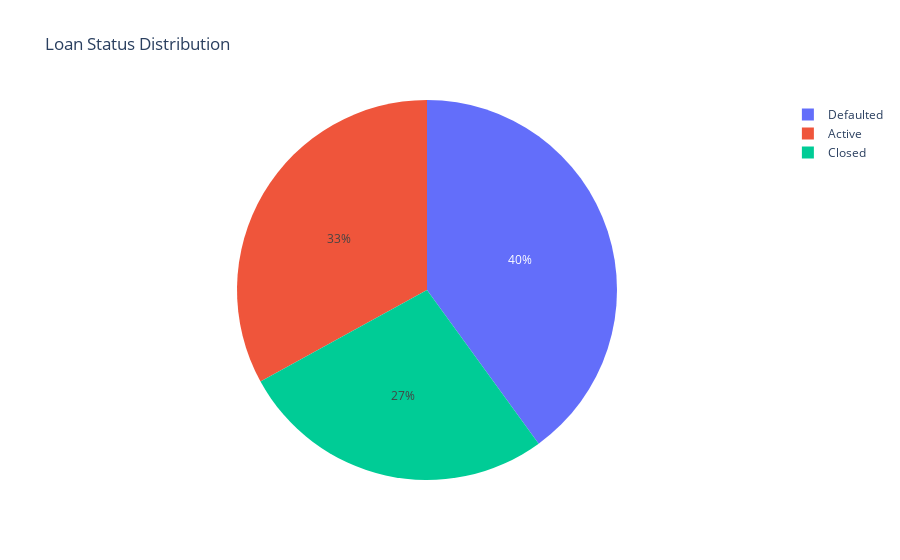

The cell this chart's notebook holds for it:
### Code cell
## 4.5 Loan Status Breakdown
fig = px.pie(loans, names='status', title="Loan Status Distribution")
fig.show()

### Figure 1 — Plotly figure (JSON) as saved in the notebook; plotly's stock layout.template omitted (floating-point values rounded to 4 significant figures)
{"data": [{"domain": {"x": [0, 1], "y": [0, 1]}, "hovertemplate": "status=%{label}<extra></extra>", "labels": ["Active", "Active", "Closed", "Defaulted", "Active", "Defaulted", "Defaulted", "Defaulted", "Active", "Active", "Defaulted", "Defaulted", "Defaulted", "Defaulted", "Closed", "Defaulted", "Active", "Defaulted", "Closed", "Defaulted", "Defaulted", "Defaulted", "Defaulted", "Active", "Active", "Closed", "Closed", "Defaulted", "Closed", "Active", "Closed", "Active", "Defaulted", "Active", "Active", "Active", "Active", "Closed", "Defaulted", "Active", "Defaulted", "Defaulted", "Defaulted", "Defaulted", "Active", "Closed", "Closed", "Closed", "Defaulted", "Closed", "Defaulted", "Defaulted", "Active", "Closed", "Active", "Closed", "Defaulted", "Defaulted", "Active", "Active", "Active", "Active", "Active", "Closed", "Defaulted", "Defaulted", "Defaulted", "Active", "Active", "Active", "Defaulted", "Active", "Defaulted", "Defaulted", "Active", "Defaulted", "Closed", "Defaulted", "Closed", "Closed", "Active", "Closed", "Closed", "Active", "Closed", "Defaulted", "Defaulted", "Defaulted", "Closed", "Closed", "Active", "Defaulted", "Closed", "Defaulted", "Closed", "Defaulted", "Active", "Closed", "Closed", "Active"], "legendgroup": "", "name": "", "showlegend": true, "type": "pie"}], "layout": {"legend": {"tracegroupgap": 0}, "title": {"text": "Loan Status Distribution"}}}
